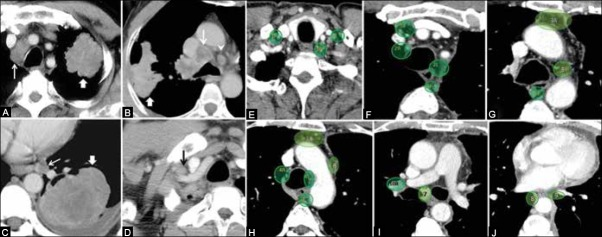
#> input picture 012-hach-trung-that/images/012_hach-tram_CT_PMC4419420-Fig7-CCBYNCSA.jpg, 602 x 237 px
$ python -i make_hub_thumbs.py   (imports and definitions only)
#> lines starting #> are read from the running program, lines starting #| are printed output that depends on the picture
#!/usr/bin/env python3
# -*- coding: utf-8 -*-
"""make_hub_thumbs.py — sinh biến thể thumbnail 400 px cho bản đồ hub.

Vì sao: hub lazy-load 1.293 ảnh thumbnail nhưng đó là **ảnh gốc** (trung vị ~95 KB,
tổng ~147 MB) trong khi ô ảnh trên hub chỉ cao 140 px → tải thừa. Biến thể
400 px chiều rộng (giữ tỉ lệ) nằm ở prefix R2 riêng `thumbs/` để không lẫn với
6.236 ảnh gốc trong `tools/r2_manifest.json`.

Nguồn: `tools/hub_thumbs.json` (uid → tên file trong `<slug>/images/`) — bảng
thumbnail đã biên tập của hub (do build_index.py dùng). Chỉ sinh biến thể cho ảnh
**đã có trên CDN** (có key trong r2_manifest.json), đúng quy tắc của `thumb_of()`.

Định dạng: đo cả JPEG q80 và WebP q80 trên mẫu (`--compare`); WebP q80 nhỏ hơn
~35 % và không ca nào lớn hơn → chọn WebP q80. Ảnh ≤ 400 px hoặc SVG được giữ
nguyên (SVG vector, không resize).

Kết quả ghi vào `tools/hub_thumbs_variants.json` (commit) + file biến thể thật
trong `.hubthumbs/` (gitignore, để uploader đọc):
    {"prefix": "thumbs", "width": 400, "quality": 80, "format": "webp",
     "items": {"<uid>": {"src": "<slug>/images/<file>", "key": "thumbs/<slug>/<stem>.webp",
                         "sha256": "...", "size": 12345, "w": 400, "h": 260,
                         "orig_size": 160000, "live": false}}}

`live` do `tools/upload_hub_thumbs.py` bật khi object đã nằm trên R2; build_index.py
chỉ trỏ hub sang biến thể khi `live` = true (không bao giờ trỏ vào URL 404).

Dùng:
    python3 tools/make_hub_thumbs.py --compare        # chỉ đo JPEG vs WebP
    python3 tools/make_hub_thumbs.py                  # sinh biến thể + JSON
    python3 tools/make_hub_thumbs.py --limit 20       # thử nhanh
"""
import argparse
import hashlib
import io
import json
import random
import re
import sys
import time
from datetime import datetime, timezone
from pathlib import Path

ROOT = Path(__file__).resolve().parent.parent
TOOLS = ROOT / "tools"
THUMBS_MAP = TOOLS / "hub_thumbs.json"
MANIFEST = TOOLS / "r2_manifest.json"
OUT_JSON = TOOLS / "hub_thumbs_variants.json"
OUT_DIR = ROOT / ".hubthumbs"

WIDTH = 400
QUALITY = 80
PREFIX = "thumbs"
SKIP_EXT = {".svg", ".gif"}     # vector / ảnh động: giữ ảnh gốc


# [29 lines left out: functions load_json, slug_of, collect, not called in this run]


def to_rgb(im):
    from PIL import Image
    im = im.convert("RGBA") if (im.mode in ("P", "LA", "PA") or "A" in im.mode) else im.convert("RGB")
    return im


# [13 lines left out: function encode, not called in this run]


def resized(path):
    from PIL import Image, ImageOps
    im = Image.open(path)
#> im is the input picture: PIL image 602x237 RGB; mean R, G, B 105.7, 107.2, 105.9
    im = ImageOps.exif_transpose(im)
    im.load()
    im = to_rgb(im)
    w, h = im.size
#> w = 602; h = 237
    if w > WIDTH:
        im = im.resize((WIDTH, max(1, round(h * WIDTH / w))), Image.LANCZOS)
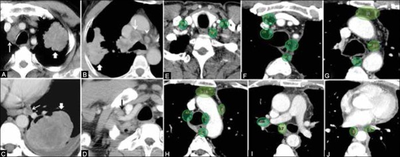
#> im: PIL image 400x157 RGB; mean R, G, B 105.8, 107.3, 106
    return im


# [131 lines left out: functions cmd_compare, main, sha256_file, not called in this run]


# [2 lines not run here, left out]

>>> result = resized('../012-hach-trung-that/images/012_hach-tram_CT_PMC4419420-Fig7-CCBYNCSA.jpg')
